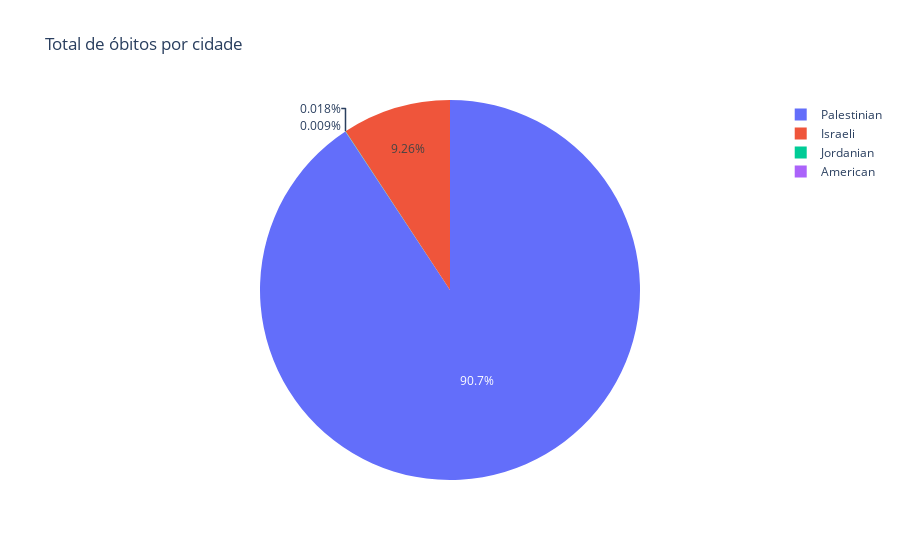

Here is the notebook cell this chart was saved with:
### Code cell
data = new_df.groupby("citizenship")["date_of_death"].count()
group_filteted = pd.DataFrame(data)
fig_total_deaths = px.pie(group, values="date_of_death", 
                          names=["American", "Israeli", "Jordanian", "Palestinian"],
                          title="Total de óbitos por cidade")
fig_total_deaths.show()

### Figure 1 — Plotly figure (JSON) as saved in the notebook; plotly's stock layout.template omitted (floating-point values rounded to 4 significant figures)
{"data": [{"domain": {"x": [0, 1], "y": [0, 1]}, "hovertemplate": "label=%{label}<br>date_of_death=%{value}<extra></extra>", "labels": ["American", "Israeli", "Jordanian", "Palestinian"], "legendgroup": "", "name": "", "showlegend": true, "type": "pie", "values": [1, 1029, 2, 10080]}], "layout": {"autosize": true, "legend": {"tracegroupgap": 0}, "title": {"text": "Total de óbitos por cidade"}}}
